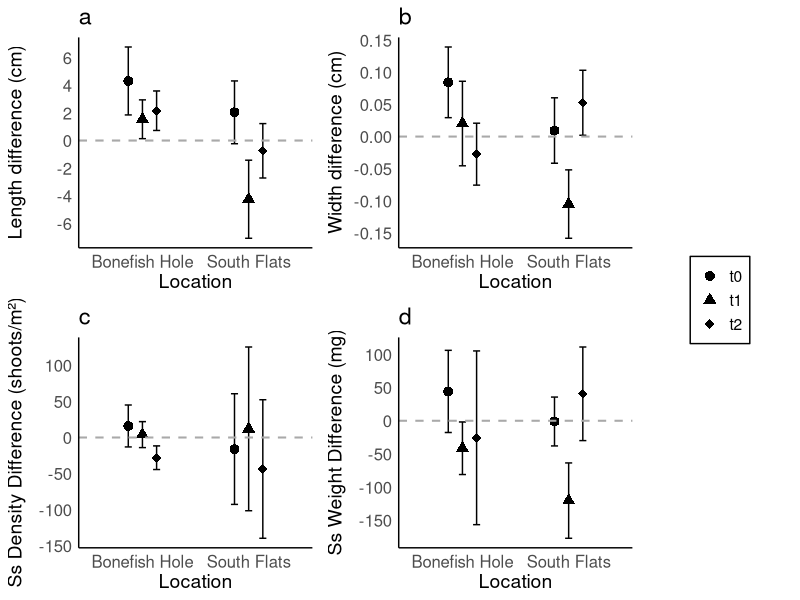
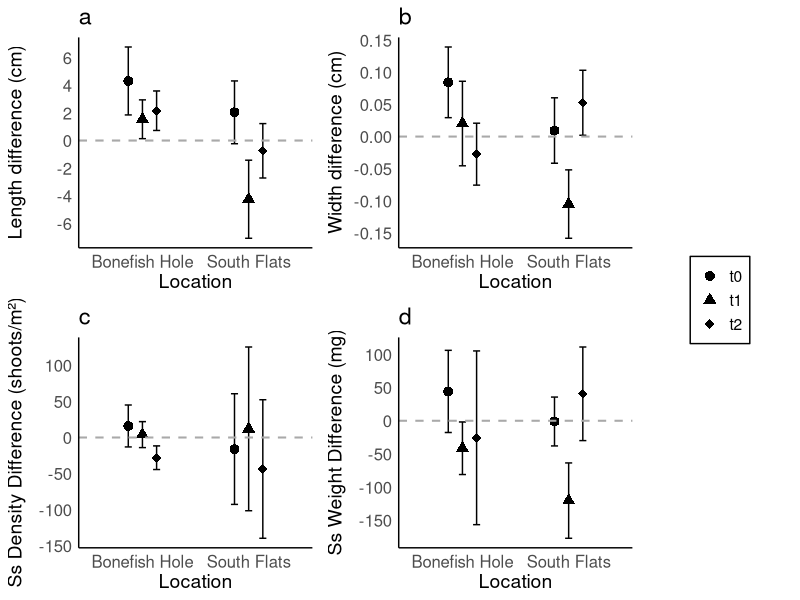
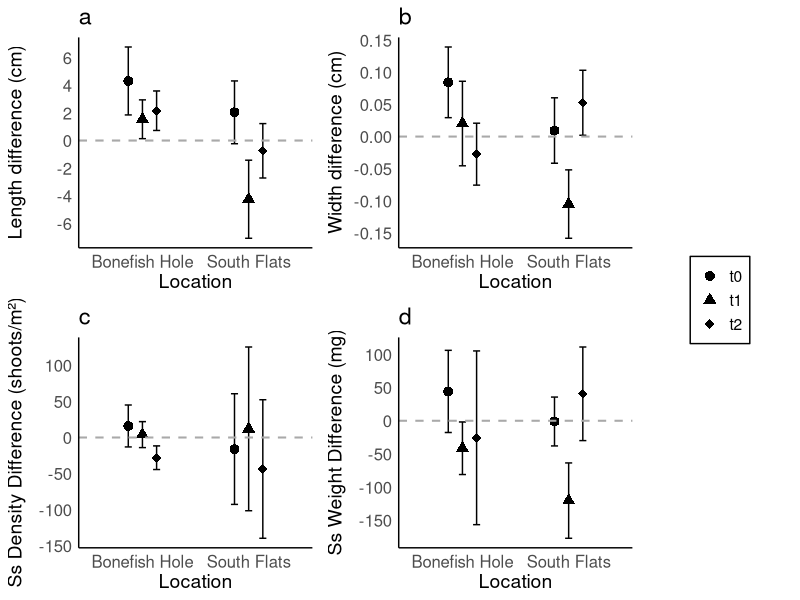

Recreate these plots in R, in order.
#This script creates Figure S2 differences seagrass parameters

# Required libraries
library(tidyverse)
library(ggplot2)
library(cowplot)
library(dplyr)

# Load data
data <- read.csv("biminigrazing_plot_summary.csv", header = TRUE)

# Pivot the data to a long format
data_long <- data %>%
  pivot_longer(
    cols = c(t1, t2, t3),       # Specify only the time-point columns
    names_to = "time",          # New column for time (t1, t2, t3)
    values_to = "value"         # New column for values (numeric data)
  )

# Recode time
data_long <- data_long %>%
  mutate(time = factor(time, levels = c("t1", "t2", "t3"),
                       labels = c("Initiation", "1 Month", "3 Months")))

# Summarize mean and SD separately for Control and Exclusion
summary_sep <- data_long %>%
  group_by(variable, location, time, treatment) %>%
  summarise(
    mean_value = mean(value, na.rm = TRUE),
    sd_value = sd(value, na.rm = TRUE),
    n = n(),
    .groups = "drop"
  )

# Pivot wider to have separate columns for control and exclusion
summary_wide <- summary_sep %>%
  pivot_wider(
    names_from = treatment,
    values_from = c(mean_value, sd_value, n),
    names_sep = "_"
  )

# Calculate difference between means and SD
diff_summary <- summary_wide %>%
  mutate(
    mean_diff = mean_value_Exclusion - mean_value_Control,
    sd_diff = sqrt((sd_value_Exclusion^2 / n_Exclusion) + (sd_value_Control^2 / n_Control))
  ) %>%
  select(variable, location, time, mean_diff, sd_diff)

# View
print(diff_summary, n = 24)

# Write to CSV
write.csv(diff_summary, "diff_summary_table_updated.csv", row.names = FALSE)

y_axis_labels <- c(
  "length" = "Length difference (cm)",
  "width" = "Width difference (cm)",
  "ssdensity" = "Ss Density Difference (shoots/m²)",
  "ssweight" = "Ss Weight Difference (mg)"
)

# Create individual plots and store in list
plots <- list()
response_vars <- unique(diff_summary$variable)

for (resp in response_vars) {
  plot_data <- diff_summary %>% filter(variable == resp)
  
  p <- ggplot(plot_data, aes(x = location, y = mean_diff, shape = time)) +
    geom_point(size = 3, position = position_dodge(width = 0.4), color = "black") +
    geom_errorbar(aes(ymin = mean_diff - sd_diff, ymax = mean_diff + sd_diff),
                  width = 0.2, position = position_dodge(width = 0.4), color = "black") +
    geom_hline(yintercept = 0, linetype = "dashed", color = "darkgray", linewidth = 0.7) +
    scale_shape_manual(values = c(16, 17, 18),
                       labels = c("t0", "t1", "t2")) +
    labs(
      y = y_axis_labels[[resp]],
      x = "Location",
      shape = "Sampling Time"
    ) +
    theme_minimal() +
    theme(
      panel.grid = element_blank(),
      axis.line = element_line(),
      text = element_text(size = 14),
      strip.text = element_text(size = 14, face = "bold"),
      legend.position = "right", # Place legend to the right
      legend.box = "vertical", # Arrange legend vertically
      legend.background = element_rect(color = "black", linewidth = 0.5), 
      legend.title = element_blank(),
      axis.text.x = element_text(angle = 0, hjust = 0.5, size = 12),
      axis.text.y = element_text(size = 12)
    )
  
  # Custon y-axis breaks
  if (resp == "length") {
    p <- p + scale_y_continuous(breaks = scales::breaks_width(2))
  } else if (resp == "width") {
    p <- p + scale_y_continuous(breaks = scales::breaks_width(0.05))
  } else if (resp == "ssweight") {
    p <- p + scale_y_continuous(breaks = scales::breaks_width(50))
  }
  
  # Store plot in the list
  plots[[resp]] <- p
}

# Combine individual plots into a 2x2 grid
final_plot <- plot_grid(
  plots[["length"]] + ggtitle("a") + theme(legend.position = "none"),
  plots[["width"]] + ggtitle("b") + theme(legend.position = "none"),
  plots[["ssdensity"]] + ggtitle("c") + theme(legend.position = "none"),
  plots[["ssweight"]] + ggtitle("d") + theme(legend.position = "none"),
  ncol = 2, align = "hv"
)

# Extract the shared legend
shared_legend <- get_legend(plots[["length"]])

# Combine the plots and the shared legend
final_plot_with_legend <- plot_grid(
  final_plot,
  shared_legend,
  ncol = 2,
  rel_widths = c(4, 1) 
)

# Save the final plot as PDF and JPEG
ggsave(
  filename = "Sup Figure S2_Bimini_Grazing_differences.pdf",
  plot = final_plot_with_legend,
  device = "pdf",
  width = 10,
  height = 8,
  units = "in"
)

ggsave(
  filename = "Sup Figure S2_Bimini_Grazing_differences.jpeg",
  plot = final_plot_with_legend,
  device = "jpeg",
  dpi = 300,
  width = 10,
  height = 8,
  units = "in"
)

# Display the final plot
print(final_plot_with_legend)
